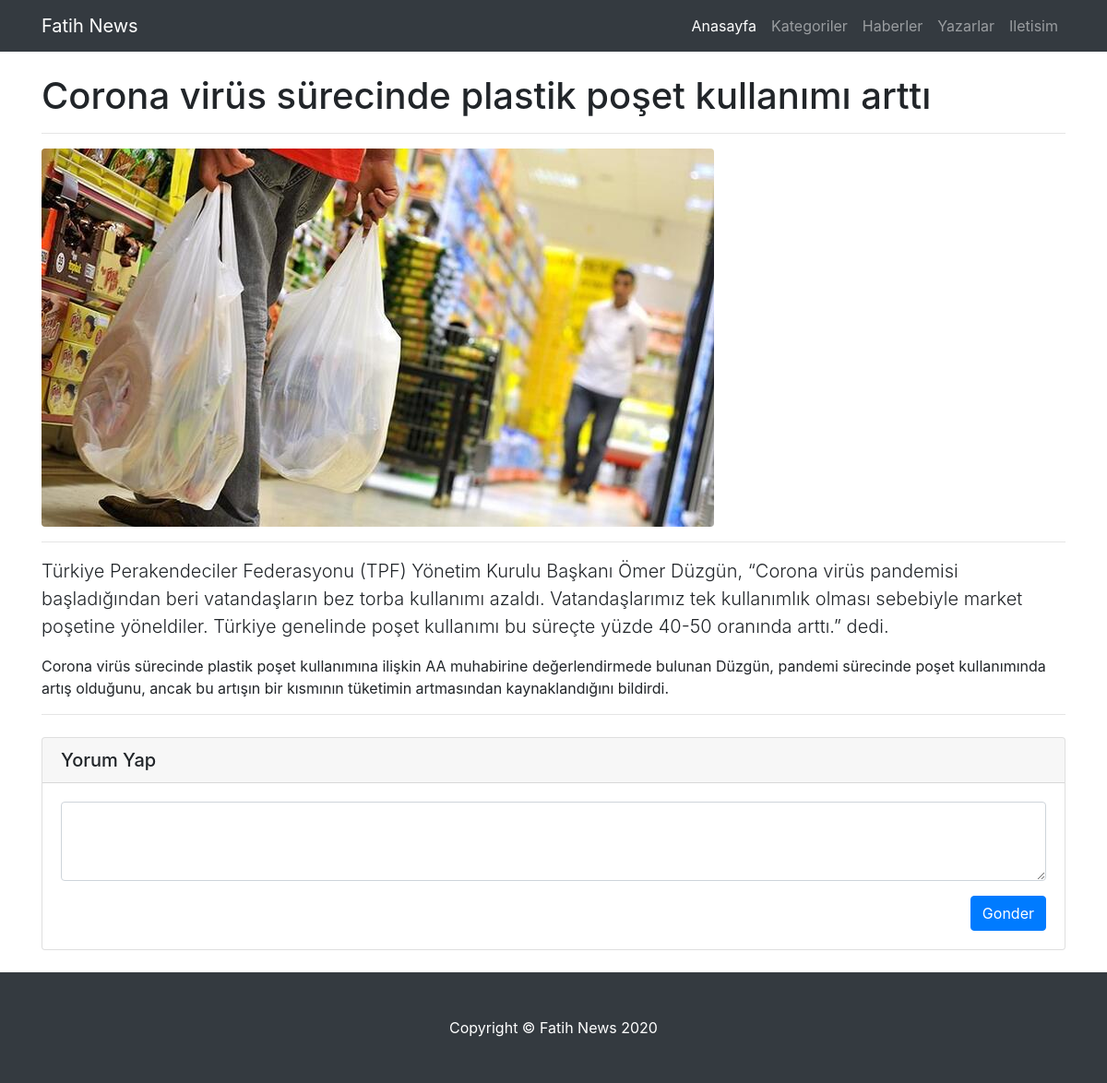
The app's page /haber_detay.php?id=2 with its own data.
### tables this page shows
CREATE TABLE `news` (
  `news_title` longtext DEFAULT NULL,
  `news_detail` longtext DEFAULT NULL,
  `news_content` longtext DEFAULT NULL,
  `news_id` int(11) NOT NULL,
  `news_is_breaking` int(11) DEFAULT NULL,
  `news_image_large` varchar(45) DEFAULT NULL,
  `news_image_small` varchar(45) DEFAULT NULL,
  `news_type` int(11) DEFAULT NULL
);

### haber_detay.php (the view, shortened to what this page needs)
<?php
$db = new MyDB();
$id = $_GET["id"];
$news_sql = "SELECT * FROM news WHERE news_id=$id";
$news_result = $db->query($news_sql);
?>
<!DOCTYPE html>
<html lang="en">
<head>
    <link href="vendor/bootstrap/css/bootstrap.min.css" rel="stylesheet">
    <link href="css/home.css" rel="stylesheet">
</head>
<body>
    <nav class="navbar navbar-expand-lg navbar-dark bg-dark fixed-top">
        <div class="container">
            <a class="navbar-brand" href="index.php">Fatih News</a>
            <div class="collapse navbar-collapse" id="navbarResponsive">
                <ul class="navbar-nav ml-auto">
                    <li class="nav-item active">
                        <a class="nav-link" href="#">Anasayfa
                        </a>
                    </li>
                    <li class="nav-item">
                        <a class="nav-link" href="#">Kategoriler</a>
                    </li>
                    <li class="nav-item">
                        <a class="nav-link" href="haberler.php">Haberler</a>
                    </li>
                    <li class="nav-item">
                        <a class="nav-link" href="yazarlar.php">Yazarlar</a>
                    </li>
                    <li class="nav-item">
                        <a class="nav-link" href="iletisim.php">Iletisim</a>
                    </li>
                </ul>
            </div>
        </div>
    </nav>
    <div class="container">
        <div class="row">
            <div class="col-lg-12">
                <?php
                    while ($row = $news_result->fetchArray()) { ?>
                        <h1 class="mt-4"><?php echo $row['news_title']; ?></h1>
                        <hr>
                        <img class="img-fluid rounded" src="images/<?php echo $row["news_image_large"]; ?>" alt="">
                        <hr>
                        <p class="lead"><?php echo $row['news_detail']; ?></p>
                        <p><?php echo $row['news_content']; ?></p>
                <?php
                    }
                ?>
                <hr>
                <div class="card my-4">
                    <h5 class="card-header">Yorum Yap</h5>
                    <div class="card-body">
                        <form>
                            <div class="form-group">
                                <textarea class="form-control" rows="3"></textarea>
                            </div>
                            <button type="submit" class="btn btn-primary float-right">Gonder</button>
                        </form>
                    </div>
                </div>
            </div>
        </div>
    </div>
    <footer class="py-5 bg-dark">
        <div class="container">
            <p class="m-0 text-center text-white">Copyright &copy; Fatih News 2020</p>
        </div>
    </footer>
</body>
</html>

### css/home.css (style rules this page uses)
body { padding-top: 56px; }

### records on screen
news: news_title "Corona virüs sürecinde plastik poşet kullanımı arttı", news_image_large (picture), news_detail "Türkiye Perakendeciler Federasyonu (TPF) Yönetim Kurulu Başkanı Ömer Düzgün, “Corona virüs pandemisi başladığından beri vatandaşların bez torba kullanımı azaldı. Vatandaşlarımız tek kullanımlık olması sebebiyle market poşetine yöneldiler. Türkiye genelinde poşet kullanımı bu süreçte yüzde 40-50 oranında arttı.” dedi.", news_content "Corona virüs sürecinde plastik poşet kullanımına ilişkin AA muhabirine değerlendirmede bulunan Düzgün, pandemi sürecinde poşet kullanımında artış olduğunu, ancak bu artışın bir kısmının tüketimin artmasından kaynaklandığını bildirdi."
